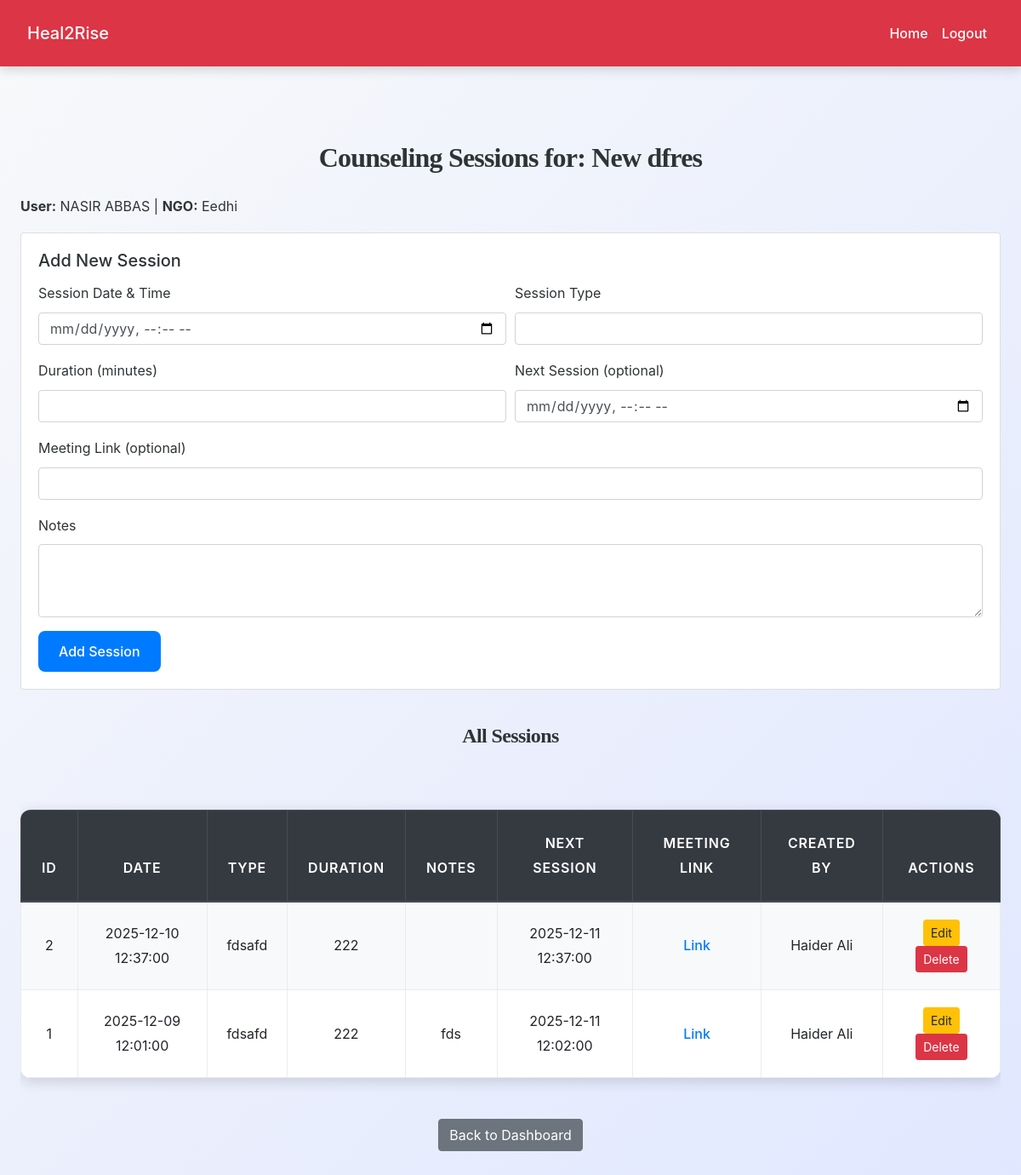
The app's page /ngo_staff/sessions.php?case_id=1 (signed in) with its own data.
### tables this page shows
CREATE TABLE `cases` (
  `id` int(11) NOT NULL,
  `case_title` varchar(255) NOT NULL,
  `description` text NOT NULL,
  `user_id` int(11) NOT NULL,
  `assigned_ngo_id` int(11) NOT NULL,
  `assigned_staff_id` int(11) DEFAULT NULL,
  `status` enum('pending','approved','rejected','closed') NOT NULL DEFAULT 'pending',
  `problem_category` text DEFAULT NULL,
  `severity` varchar(50) DEFAULT NULL,
  `risk_level` varchar(50) DEFAULT NULL,
  `created_at` datetime DEFAULT current_timestamp(),
  `closed_at` datetime DEFAULT NULL
);

CREATE TABLE `users` (
  `id` int(11) NOT NULL,
  `name` varchar(255) DEFAULT NULL,
  `email` varchar(255) NOT NULL,
  `password` varchar(255) NOT NULL,
  `phone` varchar(50) DEFAULT NULL,
  `emergency_contact` varchar(255) DEFAULT NULL,
  `role` enum('user','counselor','psychiatrist') NOT NULL DEFAULT 'user',
  `gender` varchar(50) DEFAULT NULL,
  `age` int(11) DEFAULT NULL,
  `status` enum('active','pending','blocked') DEFAULT 'pending',
  `created_at` datetime DEFAULT current_timestamp()
);

CREATE TABLE `ngos` (
  `id` int(11) NOT NULL,
  `ngo_name` varchar(200) NOT NULL,
  `registration_number` varchar(100) DEFAULT NULL,
  `address` text DEFAULT NULL,
  `contact_person` varchar(100) DEFAULT NULL,
  `phone` varchar(20) DEFAULT NULL,
  `email` varchar(100) NOT NULL,
  `password` varchar(255) NOT NULL,
  `service_areas` text DEFAULT NULL,
  `capacity` int(11) DEFAULT 50,
  `status` enum('verified','pending','blocked') DEFAULT 'pending',
  `created_at` datetime DEFAULT current_timestamp()
);

CREATE TABLE `counseling_sessions` (
  `id` int(11) NOT NULL,
  `case_id` int(11) NOT NULL,
  `staff_id` int(11) NOT NULL,
  `session_date` datetime NOT NULL,
  `session_type` varchar(50) NOT NULL,
  `duration_minutes` int(11) DEFAULT NULL,
  `notes` text DEFAULT NULL,
  `next_session` datetime DEFAULT NULL,
  `meeting_link` varchar(255) DEFAULT NULL,
  `created_at` datetime DEFAULT current_timestamp()
);

CREATE TABLE `ngo_staff` (
  `id` int(11) NOT NULL,
  `ngo_id` int(11) NOT NULL,
  `full_name` varchar(100) NOT NULL,
  `email` varchar(100) NOT NULL,
  `phone` varchar(20) DEFAULT NULL,
  `password_hash` varchar(255) NOT NULL,
  `designation` varchar(50) NOT NULL,
  `qualification` text DEFAULT NULL,
  `experience_years` int(11) DEFAULT 0,
  `status` enum('active','inactive') DEFAULT 'active',
  `created_at` datetime DEFAULT current_timestamp()
);

### ngo_staff/sessions.php (the view, shortened to what this page needs)
<?php
include('../config.php');
$staff_id = $_SESSION["id"];
$case_id = intval($_GET['case_id']);
$stmt = $conn->prepare("
    SELECT c.case_title, u.name AS user_name, n.ngo_name
    FROM cases c
    JOIN users u ON c.user_id = u.id
    JOIN ngos n ON c.assigned_ngo_id = n.id
    WHERE c.id = ? AND c.assigned_staff_id = ?
");
$stmt->bind_param("ii", $case_id, $staff_id);
$stmt->execute();
$case_result = $stmt->get_result();
$case = $case_result->fetch_assoc();
$edit_id = isset($_GET['edit']) ? intval($_GET['edit']) : 0;
$session_data = [];
$stmt = $conn->prepare("
    SELECT s.*, st.full_name AS staff_name
    FROM counseling_sessions s
    JOIN ngo_staff st ON s.staff_id = st.id
    WHERE s.case_id = ?
    ORDER BY s.session_date DESC
");
$stmt->bind_param("i", $case_id);
$stmt->execute();
$sessions_result = $stmt->get_result();
?>
<!DOCTYPE html>
<html lang="en">
<head>
<link rel="stylesheet" href="https://cdn.jsdelivr.net/npm/bootstrap@4.6.2/dist/css/bootstrap.min.css">
    <link rel="stylesheet" href="../css/style.css">
</head>
<body>
<?php include('navbar.php'); ?>
<div class="container py-5">
<h2 class="mb-4 text-center">Counseling Sessions for: <?= htmlspecialchars($case['case_title']) ?></h2>
<p><strong>User:</strong> <?= htmlspecialchars($case['user_name']) ?> | <strong>NGO:</strong> <?= htmlspecialchars($case['ngo_name']) ?></p>
<div class="card mb-4">
<div class="card-body">
<h5 class="card-title"><?= $edit_id>0 ? "Edit Session" : "Add New Session" ?></h5>
<form method="post" action="">
<div class="form-row">
<div class="form-group col-md-6">
<label>Session Date & Time</label>
<input type="datetime-local" name="session_date" class="form-control" required value="<?= $session_data['session_date'] ?? '' ?>">
</div>
<div class="form-group col-md-6">
<label>Session Type</label>
<input type="text" name="session_type" class="form-control" required value="<?= htmlspecialchars($session_data['session_type'] ?? '') ?>">
</div>
</div>
<div class="form-row">
<div class="form-group col-md-6">
<label>Duration (minutes)</label>
<input type="number" name="duration" class="form-control" value="<?= $session_data['duration_minutes'] ?? '' ?>">
</div>
<div class="form-group col-md-6">
<label>Next Session (optional)</label>
<input type="datetime-local" name="next_session" class="form-control" value="<?= $session_data['next_session'] ?? '' ?>">
</div>
</div>
<div class="form-group">
<label>Meeting Link (optional)</label>
<input type="url" name="meeting_link" class="form-control" value="<?= htmlspecialchars($session_data['meeting_link'] ?? '') ?>">
</div>
<div class="form-group">
<label>Notes</label>
<textarea name="notes" class="form-control" rows="3"><?= htmlspecialchars($session_data['notes'] ?? '') ?></textarea>
</div>
<button type="submit" class="btn btn-primary"><?= $edit_id>0 ? "Update Session" : "Add Session" ?></button>
</form>
</div>
</div>
<h4>All Sessions</h4>
<?php if ($sessions_result->num_rows > 0): ?>
<div class="table-responsive">
<table class="table table-bordered table-striped">
<thead class="thead-dark">
<tr>
<th>ID</th>
<th>Date</th>
<th>Type</th>
<th>Duration</th>
<th>Notes</th>
<th>Next Session</th>
<th>Meeting Link</th>
<th>Created By</th>
<th>Actions</th>
</tr>
</thead>
<tbody>
<?php while ($session = $sessions_result->fetch_assoc()): ?>
<tr>
<td><?= $session['id'] ?></td>
<td><?= $session['session_date'] ?></td>
<td><?= htmlspecialchars($session['session_type']) ?></td>
<td><?= $session['duration_minutes'] ?? '-' ?></td>
<td><?= nl2br(htmlspecialchars($session['notes'])) ?></td>
<td><?= $session['next_session'] ?? '-' ?></td>
<td><?= $session['meeting_link'] ? "<a href='{$session['meeting_link']}' target='_blank'>Link</a>" : '-' ?></td>
<td><?= htmlspecialchars($session['staff_name']) ?></td>
<td>
<a href="sessions.php?case_id=<?= $case_id ?>&edit=<?= $session['id'] ?>" class="btn btn-sm btn-warning">Edit</a>
<button class="btn btn-sm btn-danger" onclick="confirmDelete(<?= $session['id'] ?>)">Delete</button>
</td>
</tr>
<?php endwhile; ?>
</tbody>
</table>
</div>
<?php else: ?>
<p class="text-center">No sessions added yet.</p>
<?php endif; ?>
<div class="text-center mt-3">
<a href="staff_dashboard.php" class="btn btn-secondary">Back to Dashboard</a>
</div>
</div>
</body>
</html>

### css/style.css (style rules this page uses)
:root { --primary: #007bff; --secondary: #6c757d; --success: #28a745; --info: #17a2b8; --warning: #ffc107; --danger: #dc3545; --light: #f8f9fa; --dark: #2d3436; --accent: #ff6f61; --highlight: #6f42c1; --shadow: rgba(0, 0, 0, 0.15); --transition: all 0.3s ease-in-out; }
body { font-family: 'Inter', 'Segoe UI', Tahoma, Geneva, Verdana, sans-serif; background: linear-gradient(135deg, var(--light) 0%, #e0e7ff 100%); color: var(--dark); line-height: 1.8; margin: 0; padding: 0; min-height: 100vh; font-size: 16px; }
h1, h2, h3, h4 { text-align: center; margin: 2.5rem 0; font-family: 'Georgia', 'Times New Roman', serif; color: var(--dark); font-weight: 700; letter-spacing: -0.025em; }
h2 { font-size: 2rem; }
h4 { font-size: 1.5rem; }
.container { max-width: 1200px; margin: 0 auto 3rem; padding: 0 1.5rem; }
.table { width: 100%; border-collapse: collapse; margin: 2rem 0; font-size: 1rem; background-color: #ffffff; border-radius: 12px; overflow: hidden; box-shadow: 0 4px 16px var(--shadow); transition: var(--transition); }
.table th, .table td { padding: 1.25rem; border: 1px solid #e9ecef; text-align: center; vertical-align: middle; }
.table thead th { background-color: rgb(0, 0, 0); color: white; font-weight: 600; text-transform: uppercase; letter-spacing: 0.05em; padding: 1.5rem; }
.table tbody tr { transition: var(--transition); }
.table tbody tr:nth-child(odd) { background-color: var(--light); }
.btn-primary { background-color: var(--primary); color: #fff; border: none; border-radius: 8px; padding: 0.75rem 1.5rem; font-size: 1rem; font-weight: 500; cursor: pointer; transition: var(--transition); display: inline-flex; align-items: center; justify-content: center; }
a { color: var(--primary); text-decoration: none; font-weight: 500; transition: var(--transition); }

### records on screen
cases: case_title "New dfres", user.name "NASIR ABBAS", assigned_ngo.ngo_name "Eedhi"
counseling_sessions: id "2", session_date "2025-12-10 12:37:00", session_type "fdsafd", duration_minutes "222", next_session "2025-12-11 12:37:00", staff.full_name "Haider Ali"
counseling_sessions: id "1", session_date "2025-12-09 12:01:00", session_type "fdsafd", duration_minutes "222", notes "fds", next_session "2025-12-11 12:02:00", staff.full_name "Haider Ali"
